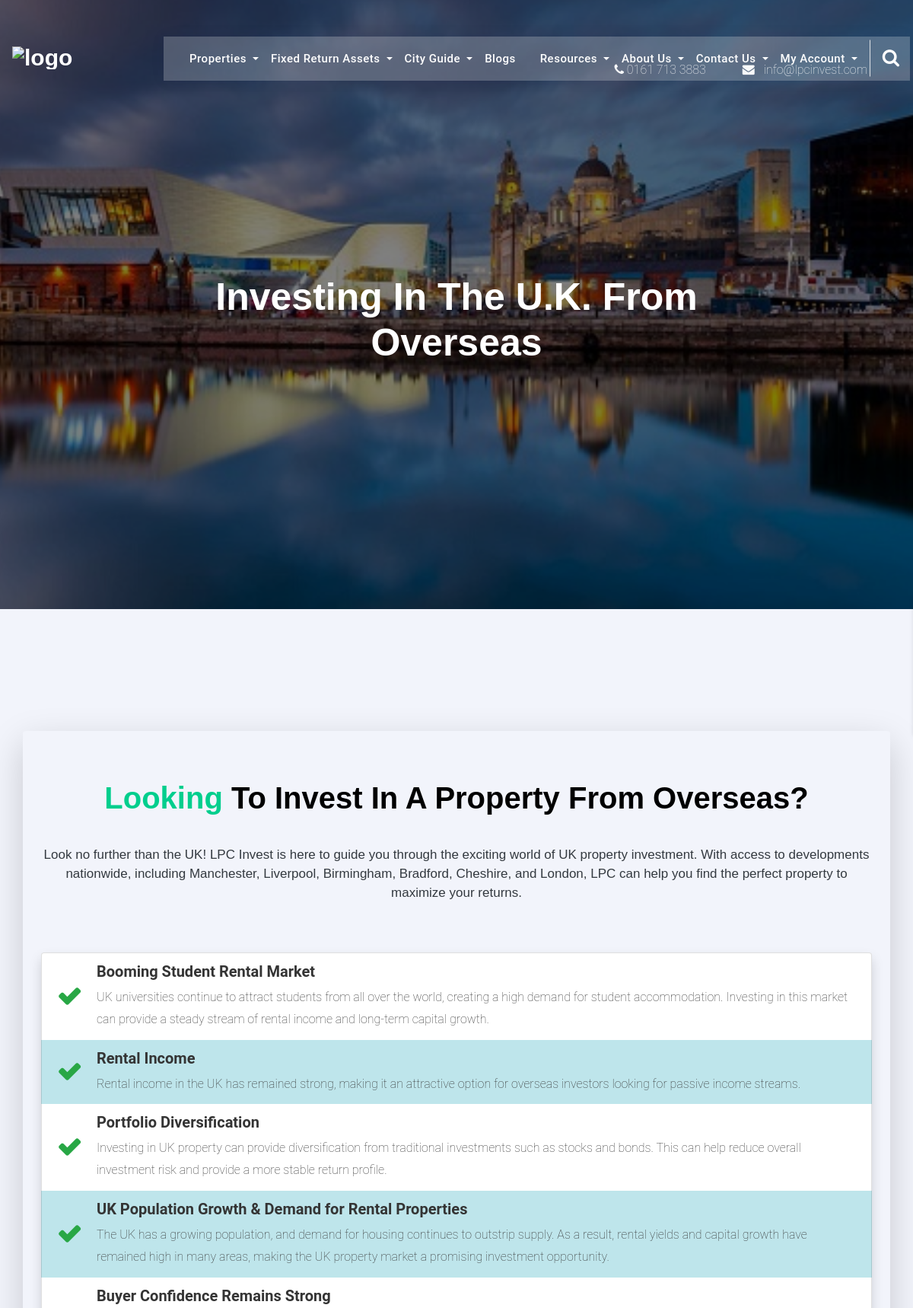
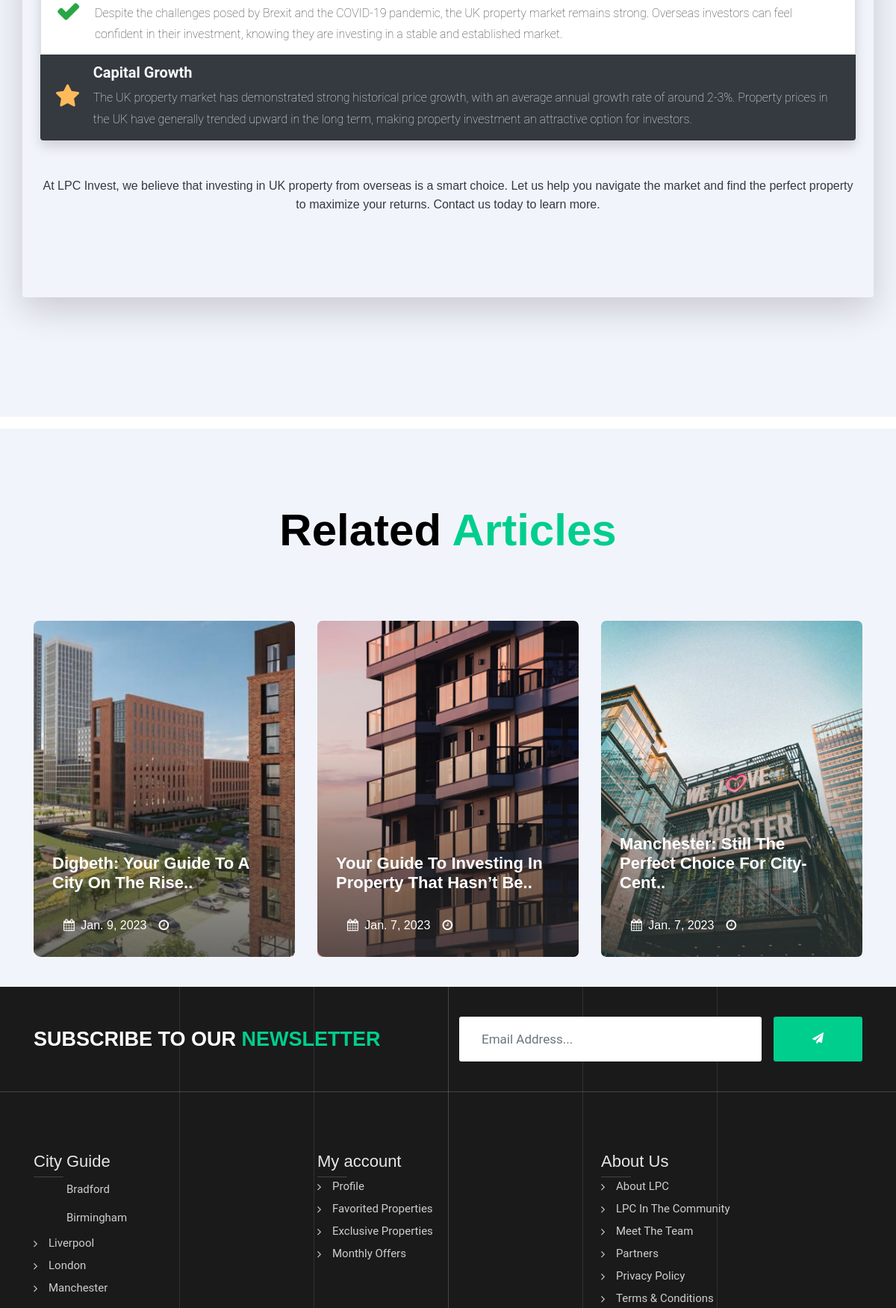
Page /investing-in-the-uk (upper part) on the committed database (2 pictures, top to bottom).
### home/models.py (models this page shows, shortened)
class Blogs(models.Model):
    title = HTMLField()
    content = HTMLField()
    desc = models.TextField(default="")
    city = models.CharField(max_length=20,choices = CITIES_CHOICES)
    image_1 = models.FileField(upload_to = 'media/blogs')
    image_2 = models.FileField(upload_to = 'media/blogs')
    pub_date = models.DateField(default=datetime.now())

### home/views.py (the view)
# urls.py: path('investing-in-the-uk',views.investing_overseas,name='investing_uk'),
def investing_overseas(request):
    blog_list = []
    blogs = Blogs.objects.all()[:5]
    for blog in blogs:
        blog.desc = blog.desc[:50]
        blog.read_time = readtime.of_text(blog.content)
        blog_list.append(blog)
    return render(request,'user/pages/investing_overseas.html',{"related_blogs":blog_list})

### home/templates/user/pages/investing_overseas.html (shortened to what this page needs)
{% extends 'user/basic.html' %} {% load static %} {% block title %}Investing in the U.K. from Overseas{%endblock title%}
{% block css %} {% endblock css %} {% block body %}
<div class="banner" id="banner">
  <div id="bannerCarousole" class="carousel slide carousel-fade" data-bs-touch="false" data-bs-ride="carousel">
    <div class="carousel-inner">
      <div class="bg-dark altCar">
        <div class="carousel-item active" data-bs-interval="6000">
          <img src="/static/img/background-index/1.jpg" class="d-block" alt="..." />
        </div>
      </div>
      <div class="carousel-caption d-flex h-100">
        <div class="carousel-content container">
          <div class="text-center bi-3">
            <div class="clearfix">
              <h3 class="text-capitalize">Investing in the U.K. from Overseas</h3>
            </div>
          </div>
        </div>
      </div>
    </div>
  </div>
</div>
<div class="bg-light d-flex align-items-center justify-content-center py-5">
  <div class="services my-3 py-5" data-aos="fade-up">
    <div class="container bg-light rounded shadow-lg pt-2 pb-5 px-4 my-5">
      <div class="main-title text-center mt-2 pb-2">
        <h2 class="heading fs-1 pt-5 text-capitalize">
          <span style="color: #00ce8d">Looking</span> to invest in a property from overseas?
        </h2>
        <p class="text-dark py-2">
          Look no further than the UK! LPC Invest is here to guide you through the exciting world of UK property
          investment. With access to developments nationwide, including Manchester, Liverpool, Birmingham, Bradford,
          Cheshire, and London, LPC can help you find the perfect property to maximize your returns.
        </p>
      </div>
      <div class="row">
        <div class="col-12 col-lg-12 d-flex align-items-center order-lg-1">
          <ul class="list-group shadow">
            <li class="list-group-item list-group-item d-flex gap-1 align-items-center">
              <i class="fa fa-check text-success fw-bold fs-2 pe-3"></i>
              <span class="border-left-2 border-dark">
                <h6 class="h5 fw-bold border-bottom-1 border-dark">Booming Student Rental Market</h6>
                UK universities continue to attract students from all over the world, creating a high demand for student
                accommodation. Investing in this market can provide a steady stream of rental income and long-term
                capital growth.
              </span>
            </li>
            <li class="list-group-item list-group-item-info d-flex gap-1 align-items-center">
              <i class="fa fa-check text-success fw-bold fs-2 pe-3"></i>
              <span class="border-left-2 border-dark">
                <h6 class="h5 fw-bold border-bottom-1 border-dark">Rental Income</h6>
                Rental income in the UK has remained strong, making it an attractive option for overseas investors
                looking for passive income streams.
              </span>
            </li>
            <li class="list-group-item list-group-item d-flex gap-1 align-items-center">
              <i class="fa fa-check text-success fw-bold fs-2 pe-3"></i>
              <span class="border-left-2 border-dark">
                <h6 class="h5 fw-bold border-bottom-1 border-dark">Portfolio Diversification</h6>
                Investing in UK property can provide diversification from traditional investments such as stocks and
                bonds. This can help reduce overall investment risk and provide a more stable return profile.
              </span>
            </li>
            <li class="list-group-item list-group-item-info d-flex gap-1 align-items-center">
              <i class="fa fa-check text-success fw-bold fs-2 pe-3"></i>
              <span class="border-left-2 border-dark">
                <h6 class="h5 fw-bold border-bottom-1 border-dark">
                  UK Population Growth & Demand for Rental Properties
                </h6>
                The UK has a growing population, and demand for housing continues to outstrip supply. As a result,
                rental yields and capital growth have remained high in many areas, making the UK property market a
                promising investment opportunity.
              </span>
            </li>
            <li class="list-group-item list-group-item d-flex gap-1 align-items-center">
              <i class="fa fa-check text-success fw-bold fs-2 pe-3"></i>
              <span class="border-left-2 border-dark">
                <h6 class="h5 fw-bold border-bottom-1 border-dark">Buyer Confidence Remains Strong</h6>
                Despite the challenges posed by Brexit and the COVID-19 pandemic, the UK property market remains strong.
                Overseas investors can feel confident in their investment, knowing they are investing in a stable and
                established market.
              </span>
            </li>
            <li class="list-group-item list-group-item d-flex gap-1 bg-dark align-items-center">
              <i class="fa fa-star text-warning fw-bold fs-2 pe-3"></i>
              <span class="border-left-2 border-dark">
                <h6 class="h5 fw-bold border-bottom-1 border-dark text-light">Capital Growth</h6>
                <span class="text-light">
                  The UK property market has demonstrated strong historical price growth, with an average annual growth
                  rate of around 2-3%. Property prices in the UK have generally trended upward in the long term, making
                  property investment an attractive option for investors.
                </span>
              </span>
            </li>
          </ul>
        </div>
      </div>
      <p class="py-5 text-center text-dark">
        At LPC Invest, we believe that investing in UK property from overseas is a smart choice. Let us help you
        navigate the market and find the perfect property to maximize your returns. Contact us today to learn more.
      </p>
    </div>
  </div>
</div>
<div class="blog comon-slick content-area bg-light mt-3" data-aos="fade-up">
  <div class="container">
    <div class="main-title-5">
      <h2 class="heading">Related <span style="color: #00ce8d">Articles</span></h2>
      <div class="title-border">
        <div class="title-border-inner"></div>
        <div class="title-border-inner"></div>
        <div class="title-border-inner"></div>
      </div>
    </div>
    <div
      class="slick row comon-slick-inner"
      data-slick='{"slidesToShow": 3, "responsive":[{"breakpoint": 1024,"settings":{"slidesToShow": 2}}, {"breakpoint": 768,"settings":{"slidesToShow": 1}}]}'
    >
      {%for blog in related_blogs%}
      <div class="item slide-box">
        <div
          class="blog-3 b-photo2"
          style="background:url(/media/{{blog.image_1}});
              background-size:cover;background-repeat: no-repeat;background-position: center;"
        >
          <div class="blog-info">
            <h3 style="font-weight: 700" class="text-capitalize">
              <a href="/blog/{{blog.desc | slugify}}/{{blog.id}}">{{blog.desc}}..</a>
            </h3>
            <div class="container">
              <div class="btn-group">
                <p><i class="fa fa-calendar pe-1 pt-4"></i> {{blog.pub_date}}</p>
                <p class="ml-3 text-capitalize"><i class="fa fa-clock-o pe-1 pt-4"></i>{{blog.read_time}}</p>
              </div>
            </div>
          </div>
        </div>
      </div>
      {%endfor%}
    </div>
  </div>
</div>
{%endblock body%} {% block script %} {% endblock script %}

### rows in the picture
Blogs: image_1 (picture), desc "Your Guide To Investing In Property That Hasn’t Be", pub_date "Jan. 7, 2023"
Blogs: image_1 (picture), desc "Manchester: Still The Perfect Choice For City-Cent", pub_date "Jan. 7, 2023"
Blogs: image_1 (picture), desc "Digbeth: Your Guide To A City On The Rise", pub_date "Jan. 9, 2023"
